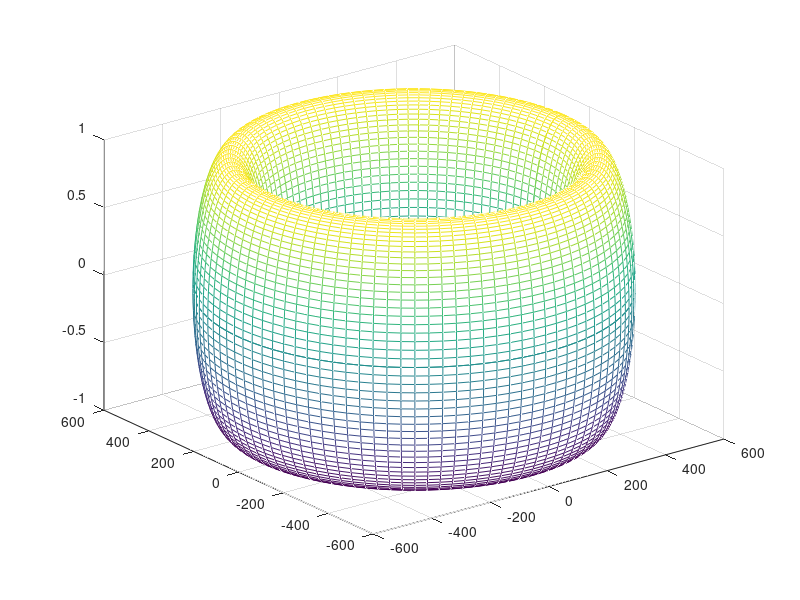

Write the MATLAB code that produced this figure.
R= 5;
r=1;
u= linspace(0,2*pi,100);
v= linspace (0,2*pi,100);

[u,v]= meshgrid(u,v);

x= (R+r.*cos(v))*cos(u);
y=(R+r.*cos(v))*sin(u);
z=r.*sin(v);

mesh(x,y,z)